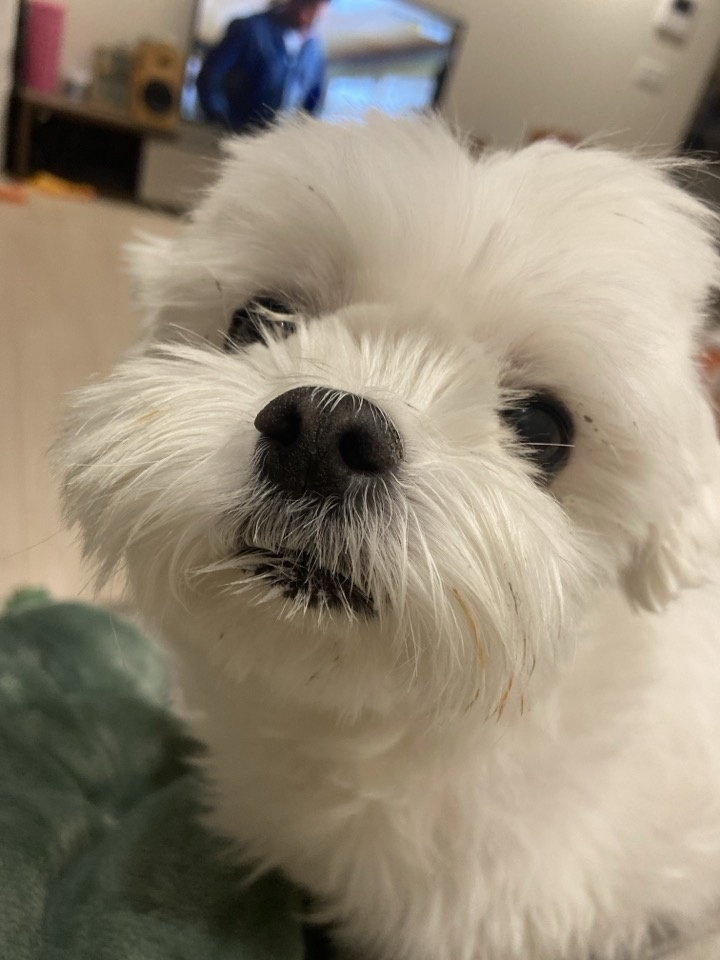
#> input picture Lee/python/dodo.jpg, 720 x 960 px, found by its file name
$ python Test.py
#> lines starting #> are read from the running program, lines starting #| are printed output that depends on the picture
### Lee/python/lin_arg.py
import numpy as np
from numpy.typing import NDArray
import cv2

# [82 lines left out: functions bogan, lsm, not called in this run]


def img_com(image: NDArray) -> tuple[NDArray, NDArray, NDArray, bool]:
    """이미지를 RAM 덜 차지하는 행렬, 벡터, 행렬, bool(흑백 여부)로 반환하는 함수(선형대수학 이미지 압축 원리 참고)
    Args:
        image (NDArray): cv2로 읽어온 이미지

    Return:
        tuple(행렬, 벡터, 행렬, 참/거짓(흑백 여부))

    Usage example:
        tu = img_com(dodo)

    Note:
        화질이 조금 나빠지나, 변수들을 다룰때 공간을 덜 차지함(저장된 사진의 크기는 동일함).
        이상.
    """
    if len(image.shape) == 2:
        U, S, VT = np.linalg.svd(image, full_matrices=False)

        S = S[:int(len(S)/6)]
        U = U[:, :len(S)]
        VT = VT[:len(S), :]

        return U, S, VT, True

    else:
        blu, gre, red = cv2.split(image)
        image1 = [blu, gre, red]

        U_list, S_list, VT_list = [], [], []

        for channel in image1:
            U, S, VT = np.linalg.svd(channel, full_matrices=False)

            S = S[:int(len(S)/6)]
            U = U[:, :len(S)]
            VT = VT[:len(S), :]

            U_list.append(U)
            S_list.append(S)
            VT_list.append(VT)

        return np.array(U_list), np.array(S_list), np.array(VT_list), False

def img_cons(li: tuple[NDArray, NDArray, NDArray, bool]) -> NDArray:
    """img_com으로 변형한 이미지를 원리대로 되돌려놓는 함수.

    Args:
        li (tuple): img_com 함수로부터 나온 튜플
            - U (NDArray): U 행렬들
            - S (NDArray): S 벡터들
            - VT (NDArray): VT 행렬들
            - bool: 이미지의 흑백 여부

    Returns:
        NDArray: 복원된 이미지 행렬, cv2로 이미지화 가능

    Usage example:
        cv2.imwrite('image.jpg', img_cons(li))
    """
    U_list, S_list, VT_list, is_grayscale = li

    if is_grayscale:
        S_diag = np.diag(S_list)
        restored_image = np.dot(U_list, np.dot(S_diag, VT_list))
    else:
        restored_channels = []
        for U, S, VT in zip(U_list, S_list, VT_list):
            S_diag = np.diag(S)

            # 복원된 채널 계산
            restored_channel = np.dot(U, np.dot(S_diag, VT))

            # 추가: 데이터 유형 및 범위 설정
            restored_channel = np.clip(restored_channel, 0, 255)
            restored_channels.append(restored_channel.astype(np.uint8))

        restored_image = cv2.merge(restored_channels)

    return restored_image


# [16 lines that do not run on import are left out]

### Lee/python/Test.py
import numpy as np
import cv2
from lin_arg import *

# 이미지 읽기
dodo = cv2.imread('Lee/python/dodo.jpg')
#> dodo is the input picture: shape (960, 720, 3); mean B, G, R 119.1, 137.4, 148.5

# img_com 함수는 이미지 dodo를 a, b, c, d로 분리한다고 가정합니다.
# img_com은 정의되어 있어야 하며, 이 함수가 반환하는 것이 올바른 이미지 데이터인지 확인해야 합니다.
a, b, c, d = img_com(dodo)
#> in img_com, `blu, gre, red = cv2.split(image)`:
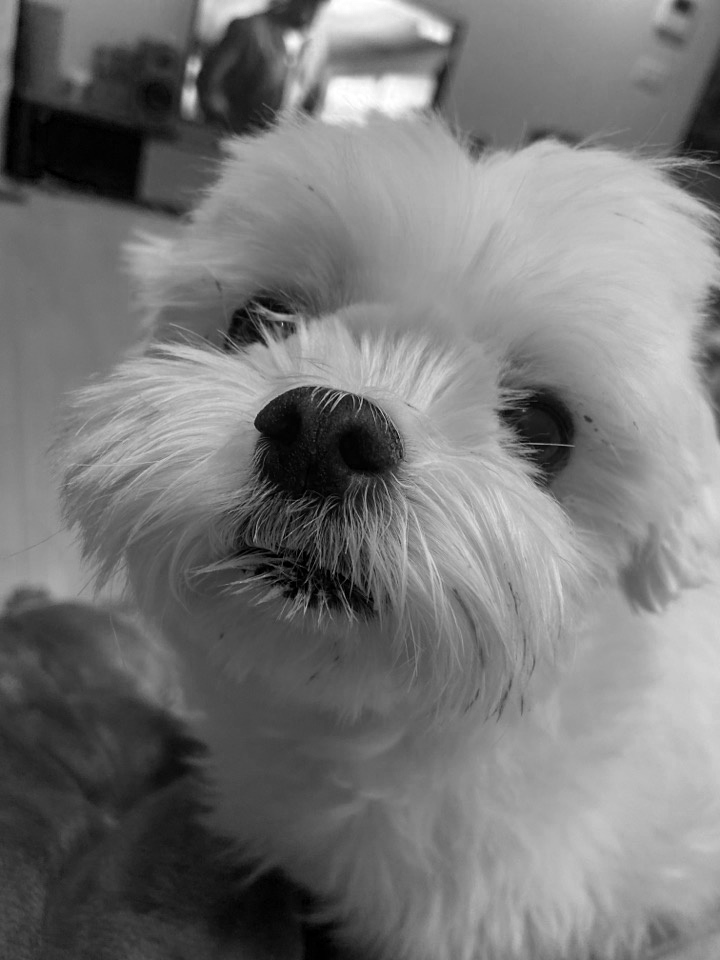
#> blu: shape (960, 720); min 0, max 255, mean 119.1
#> in img_com, `blu, gre, red = cv2.split(image)`:
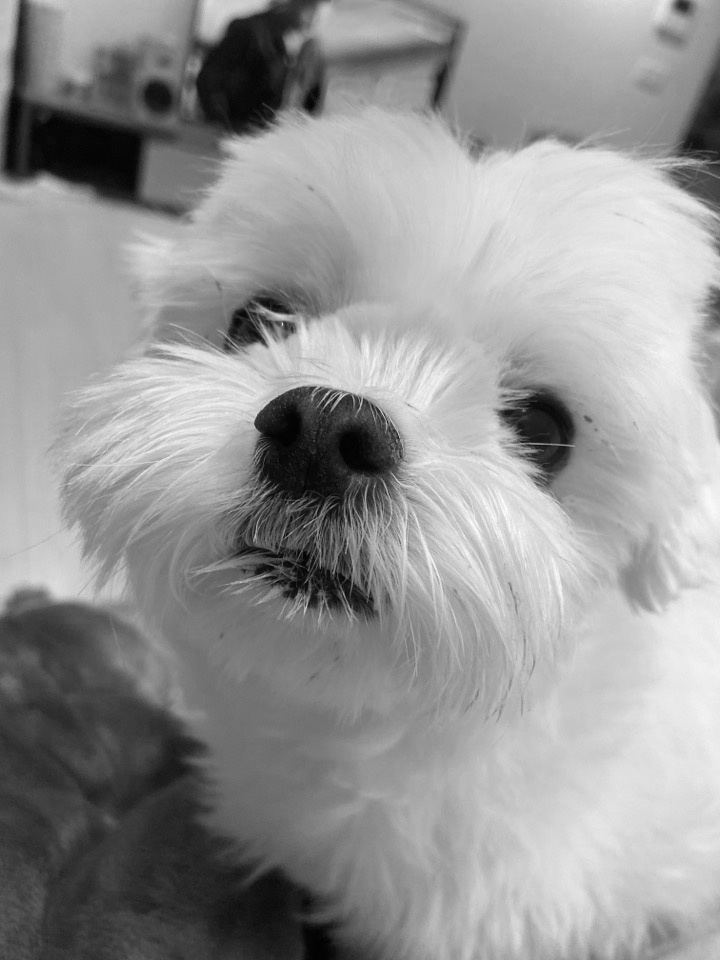
#> red: shape (960, 720); min 1, max 255, mean 148.5
#> the loop in img_com, `for channel in image1:` made 3 passes
#> pass 1, in img_com, `U, S, VT = np.linalg.svd(channel, full_matrices=False)`:
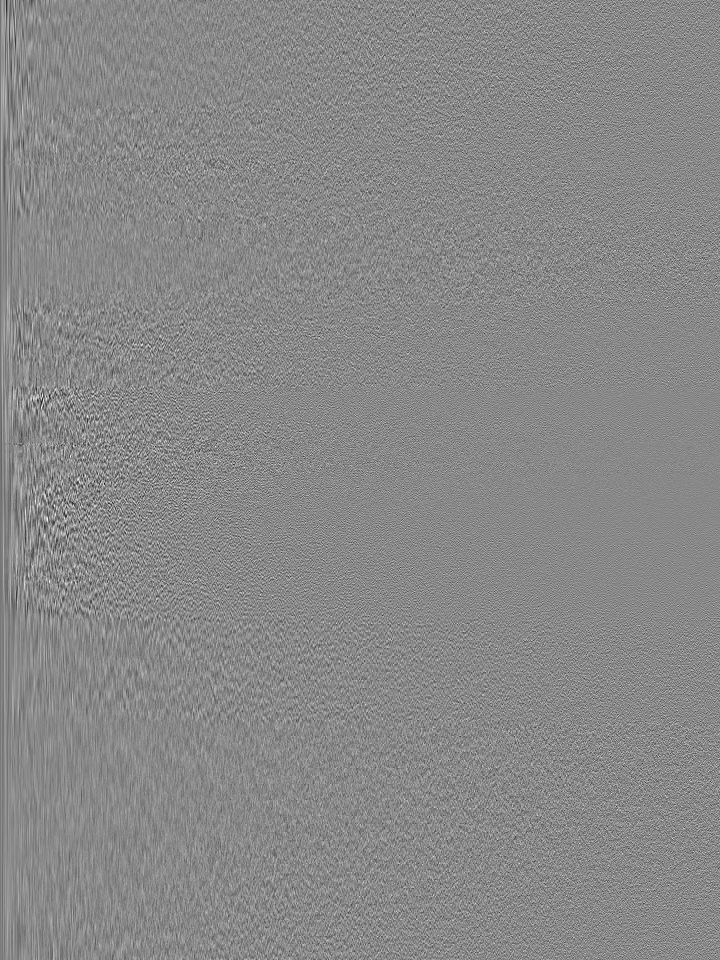
#> U: shape (960, 720) float64; min -0.25, max 0.216, mean -4.46e-05; drawn with min black and max white
#> pass 1, in img_com, `U, S, VT = np.linalg.svd(channel, full_matrices=False)`:
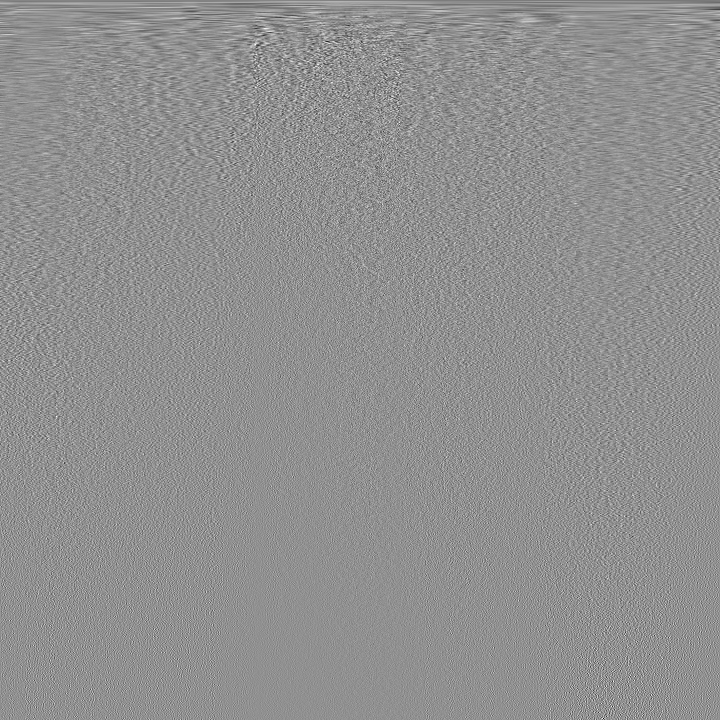
#> VT: shape (720, 720) float64; min -0.311, max 0.237, mean -5.17e-05; drawn with min black and max white
#> pass 1, in img_com, `U = U[:, :len(S)]`:
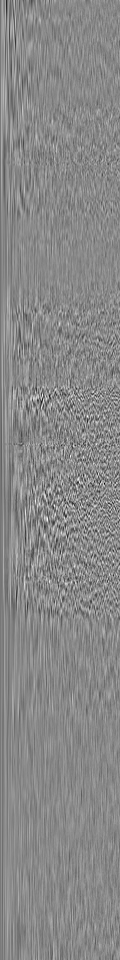
#> U: shape (960, 120) float64; min -0.25, max 0.216, mean -0.000266; drawn with min black and max white
#> pass 1, in img_com, `VT = VT[:len(S), :]`:
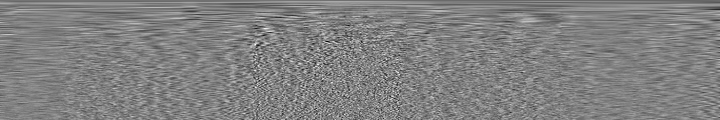
#> VT: shape (120, 720) float64; min -0.241, max 0.233, mean -0.000312; drawn with min black and max white
#> after the loop in img_com, `for channel in image1:`: S_list = 3 items
#> d = False

# img_cons 함수가 이미지 리스트를 하나의 이미지로 결합한다고 가정합니다.
# img_cons도 정의되어 있어야 하며, 결합된 이미지가 올바른 포맷인지 확인해야 합니다.
combined_image = img_cons([a, b, c, d])
#> the loop in img_cons, `for U, S, VT in zip(U_list, S_list, VT_list):` made 3 passes
#> pass 1, in img_cons, `S_diag = np.diag(S)`:
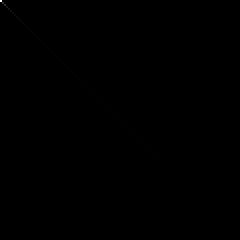
#> S_diag: shape (120, 120) float64 (shown 2 times larger); min 0, max 103604.7, mean 18.2; drawn with min black and max white
#> after the loop in img_cons, `for U, S, VT in zip(U_list, S_list, VT_list):`: restored_channels = 3 items

# 파일 저장 (파일 경로에 확장자 추가)
success = cv2.imwrite('Lee/python/dodo1.jpg', combined_image)

# 저장 성공 여부 확인
if success:
    print("이미지가 성공적으로 저장되었습니다.")
else:
    print("이미지를 저장하는 데 실패했습니다.")
